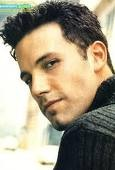
#> input picture Resources/Faces/train/Ben Afflek/1.jpg, 115 x 170 px, given in place of lena.png, which was not available
$ python chapter_6.py   (Python 2 division)
#> lines starting #> are read from the running program, lines starting #| are printed output that depends on the picture; pictures that were not available may be replaced by others from this repository, and a replacement may not be noted
### utils/modules.py
from .__init__ import *

def rescaleFrame(frame, scale=0.75):
	width = int(frame.shape[1]*scale)
	height = int(frame.shape[0]*scale)
	dimensions = (width, height)
	return cv.resize(frame, dimensions, interpolation=cv.INTER_AREA)

def cropFrame(frame, y_start, y_stop, x_start, x_stop):
	return frame[y_start:y_stop,x_start:x_stop]


# [18 lines left out: functions changeRes, pytago, warpImg, not called in this run]

### chapter_6.py
from utils import *

img = cv.imread(lenaImg)
#> img is the input picture: shape (170, 115, 3); mean B, G, R 130.9, 151.7, 161.1
img_1 = cv.imread(lamboImg)
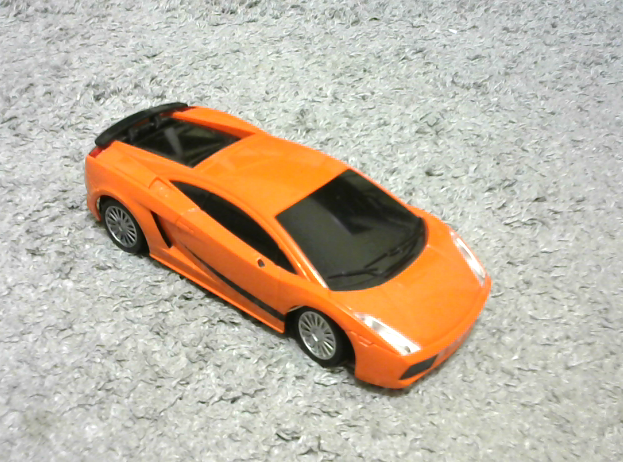
#> input picture Resources/Photos/lambo.png, 623 x 462 px
#> img_1 is the input picture: shape (462, 623, 3); mean B, G, R 161.3, 179.4, 192.2

imgHor = np.hstack((img,img))
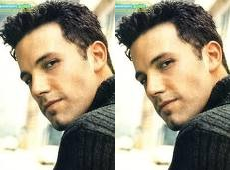
#> imgHor: shape (170, 230, 3); mean B, G, R 130.9, 151.7, 161.1
imgVer = np.vstack((img,img))
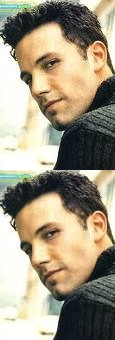
#> imgVer: shape (340, 115, 3); mean B, G, R 130.9, 151.7, 161.1

cv.imshow('Image Ver', rescaleFrame(imgVer, 0.5))
#> in rescaleFrame, `return cv.resize(frame, dimensions, interpolation=cv.INTER_AREA)`:
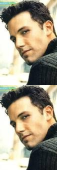
#> returned value: shape (170, 57, 3); mean of channels 0, 1, 2 130.9, 151.7, 161.1; drawn as B, G, R
cv.imshow('Image Hor', rescaleFrame(imgHor, 0.5))
#> call 2 of rescaleFrame, with scale = 0.5
#> in rescaleFrame (call 2), `return cv.resize(frame, dimensions, interpolation=cv.INTER_AREA)`:
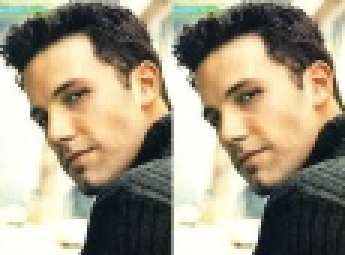
#> returned value: shape (85, 115, 3) (shown 3 times larger); mean of channels 0, 1, 2 131.1, 151.8, 161.3; drawn as B, G, R

cv.waitKey(0)
